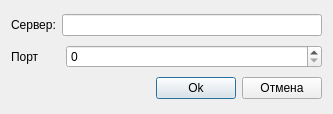
<?xml version="1.0" encoding="UTF-8"?>
<ui version="4.0">
 <class>Connection</class>
 <widget class="QDialog" name="Connection">
  <property name="geometry">
   <rect>
    <x>0</x>
    <y>0</y>
    <width>333</width>
    <height>114</height>
   </rect>
  </property>
  <property name="minimumSize">
   <size>
    <width>333</width>
    <height>114</height>
   </size>
  </property>
  <property name="maximumSize">
   <size>
    <width>333</width>
    <height>114</height>
   </size>
  </property>
  <property name="windowTitle">
   <string>Dialog</string>
  </property>
  <layout class="QVBoxLayout" name="verticalLayout">
   <item>
    <layout class="QHBoxLayout" name="horizontalLayout_2">
     <item>
      <widget class="QLabel" name="label">
       <property name="text">
        <string>Сервер:</string>
       </property>
      </widget>
     </item>
     <item>
      <widget class="QLineEdit" name="hostname"/>
     </item>
    </layout>
   </item>
   <item>
    <layout class="QHBoxLayout" name="horizontalLayout">
     <item>
      <widget class="QLabel" name="label_2">
       <property name="maximumSize">
        <size>
         <width>49</width>
         <height>16777215</height>
        </size>
       </property>
       <property name="text">
        <string>Порт</string>
       </property>
      </widget>
     </item>
     <item>
      <widget class="QSpinBox" name="port">
       <property name="maximum">
        <number>9999999</number>
       </property>
      </widget>
     </item>
    </layout>
   </item>
   <item>
    <layout class="QHBoxLayout" name="horizontalLayout_3">
     <item>
      <spacer name="horizontalSpacer">
       <property name="orientation">
        <enum>Qt::Horizontal</enum>
       </property>
       <property name="sizeHint" stdset="0">
        <size>
         <width>40</width>
         <height>20</height>
        </size>
       </property>
      </spacer>
     </item>
     <item>
      <widget class="QPushButton" name="ok">
       <property name="text">
        <string>Ok</string>
       </property>
      </widget>
     </item>
     <item>
      <widget class="QPushButton" name="cancel">
       <property name="text">
        <string>Отмена</string>
       </property>
      </widget>
     </item>
    </layout>
   </item>
  </layout>
 </widget>
 <resources/>
 <connections/>
</ui>
